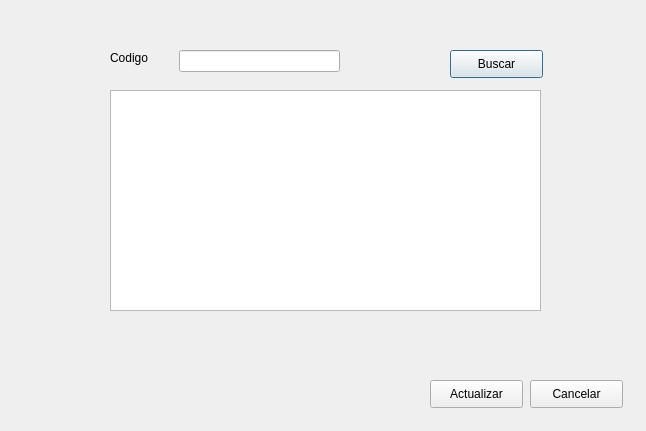
<?xml version="1.0" encoding="UTF-8"?>
<ui version="4.0">
 <class>buscarCliente</class>
 <widget class="QDialog" name="buscarCliente">
  <property name="geometry">
   <rect>
    <x>0</x>
    <y>0</y>
    <width>646</width>
    <height>431</height>
   </rect>
  </property>
  <property name="windowTitle">
   <string>Dialog</string>
  </property>
  <widget class="QLabel" name="label_3">
   <property name="geometry">
    <rect>
     <x>110</x>
     <y>50</y>
     <width>55</width>
     <height>16</height>
    </rect>
   </property>
   <property name="text">
    <string>Codigo</string>
   </property>
  </widget>
  <widget class="QLineEdit" name="txtCodBuscar">
   <property name="geometry">
    <rect>
     <x>179</x>
     <y>50</y>
     <width>161</width>
     <height>22</height>
    </rect>
   </property>
   <property name="maxLength">
    <number>8</number>
   </property>
  </widget>
  <widget class="QPushButton" name="cmdBuscar">
   <property name="geometry">
    <rect>
     <x>450</x>
     <y>50</y>
     <width>93</width>
     <height>28</height>
    </rect>
   </property>
   <property name="text">
    <string>Buscar</string>
   </property>
  </widget>
  <widget class="QListView" name="txtBusCod">
   <property name="geometry">
    <rect>
     <x>110</x>
     <y>90</y>
     <width>431</width>
     <height>221</height>
    </rect>
   </property>
  </widget>
  <widget class="QPushButton" name="cmdActualizar">
   <property name="geometry">
    <rect>
     <x>430</x>
     <y>380</y>
     <width>93</width>
     <height>28</height>
    </rect>
   </property>
   <property name="text">
    <string>Actualizar</string>
   </property>
  </widget>
  <widget class="QPushButton" name="cmdCancelar">
   <property name="geometry">
    <rect>
     <x>530</x>
     <y>380</y>
     <width>93</width>
     <height>28</height>
    </rect>
   </property>
   <property name="text">
    <string>Cancelar</string>
   </property>
  </widget>
 </widget>
 <resources/>
 <connections/>
</ui>
